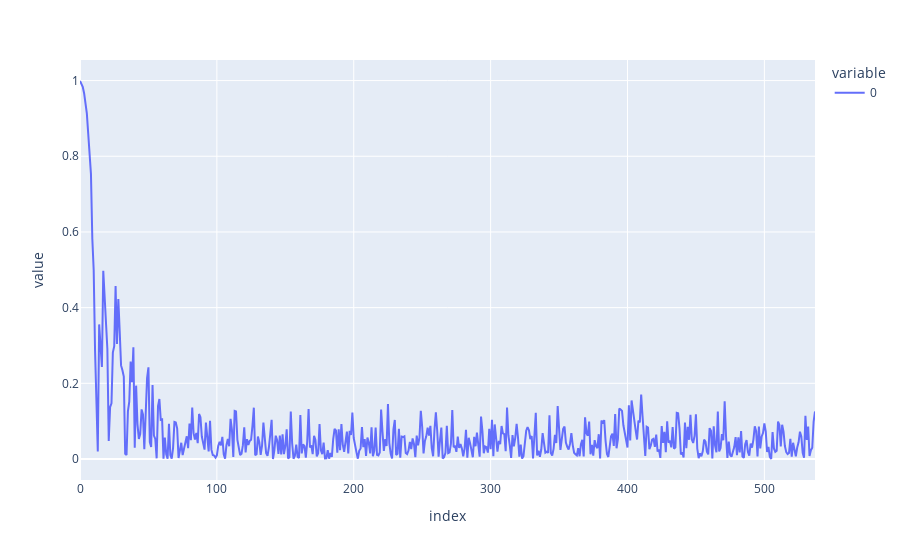

This figure's notebook cell:
### Markdown cell above
### Loss Curve Plot

### Code cell
px.line(train_losses)

### Figure 1 — Plotly figure (JSON) as saved in the notebook; plotly's stock layout.template omitted (floating-point values rounded to 4 significant figures; data arrays with more than 128 entries replaced by an {"elided": "..."} marker saying what was removed)
{"data": [{"hovertemplate": "variable=0<br>index=%{x}<br>value=%{y}<extra></extra>", "legendgroup": "0", "line": {"color": "#636efa", "dash": "solid"}, "marker": {"symbol": "circle"}, "mode": "lines", "name": "0", "orientation": "v", "showlegend": true, "type": "scatter", "x": {"elided": "538 int values"}, "xaxis": "x", "y": {"elided": "538 float values"}, "yaxis": "y"}], "layout": {"legend": {"title": {"text": "variable"}, "tracegroupgap": 0}, "margin": {"t": 60}, "xaxis": {"anchor": "y", "domain": [0, 1], "title": {"text": "index"}}, "yaxis": {"anchor": "x", "domain": [0, 1], "title": {"text": "value"}}}}
